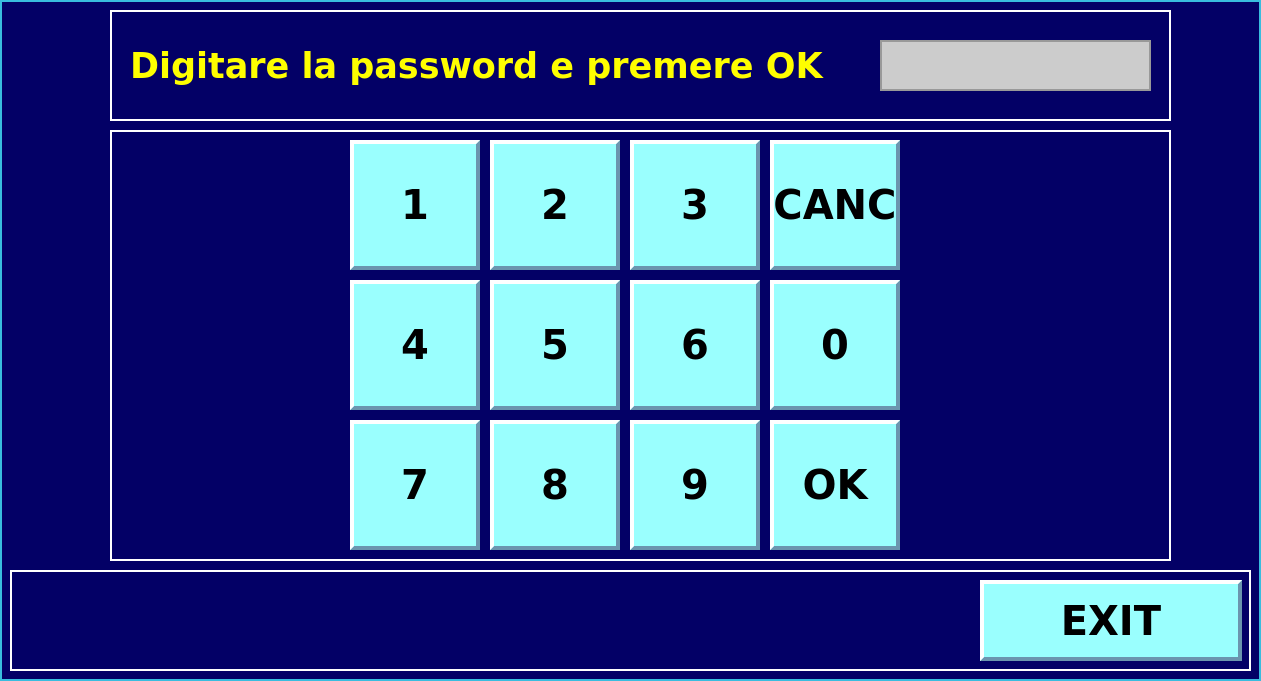
<?xml version="1.0" encoding="UTF-8"?>
<ui version="4.0">
 <class>Password</class>
 <widget class="QWidget" name="Password">
  <property name="geometry">
   <rect>
    <x>0</x>
    <y>0</y>
    <width>1261</width>
    <height>681</height>
   </rect>
  </property>
  <property name="windowTitle">
   <string>Form</string>
  </property>
  <property name="styleSheet">
   <string notr="true">QWidget { background-color : #030066; color : #fefe00;border:2px solid #39bcde;font: 26pt &quot;DejaVu Sans&quot;;font: bold;  }
QPushButton { background-color : #9afffe; color : #000000;border:4px solid #6b95ae;font: 30pt &quot;DejaVu Sans&quot;;font: bold;border-left-color:white;border-top-color:white  }
QPushButton:pressed
{
  border:4px solid white;
  border-left-color:#6b95ae;
  border-top-color:#6b95ae;
  background-color : #cccccc;
}
QFrame {border:2px solid #FFFFFF;color : #fefe00; }</string>
  </property>
  <widget class="QFrame" name="frame_4">
   <property name="geometry">
    <rect>
     <x>110</x>
     <y>10</y>
     <width>1061</width>
     <height>111</height>
    </rect>
   </property>
   <property name="styleSheet">
    <string notr="true"/>
   </property>
   <property name="frameShape">
    <enum>QFrame::StyledPanel</enum>
   </property>
   <property name="frameShadow">
    <enum>QFrame::Raised</enum>
   </property>
   <widget class="QLabel" name="label">
    <property name="geometry">
     <rect>
      <x>20</x>
      <y>30</y>
      <width>741</width>
      <height>51</height>
     </rect>
    </property>
    <property name="font">
     <font>
      <family>DejaVu Sans</family>
      <pointsize>26</pointsize>
      <weight>75</weight>
      <italic>false</italic>
      <bold>true</bold>
     </font>
    </property>
    <property name="styleSheet">
     <string notr="true">QLabel {border:none }</string>
    </property>
    <property name="text">
     <string>Digitare la password e premere OK</string>
    </property>
   </widget>
   <widget class="QLineEdit" name="password">
    <property name="geometry">
     <rect>
      <x>770</x>
      <y>30</y>
      <width>271</width>
      <height>51</height>
     </rect>
    </property>
    <property name="font">
     <font>
      <family>DejaVu Sans</family>
      <pointsize>26</pointsize>
      <weight>75</weight>
      <italic>false</italic>
      <bold>true</bold>
     </font>
    </property>
    <property name="styleSheet">
     <string notr="true">QLineEdit {border:2px solid #999999;color : #fe0000; background-color : #cccccc; }</string>
    </property>
    <property name="text">
     <string/>
    </property>
   </widget>
  </widget>
  <widget class="QFrame" name="frame_5">
   <property name="geometry">
    <rect>
     <x>110</x>
     <y>130</y>
     <width>1061</width>
     <height>431</height>
    </rect>
   </property>
   <property name="styleSheet">
    <string notr="true"/>
   </property>
   <property name="frameShape">
    <enum>QFrame::StyledPanel</enum>
   </property>
   <property name="frameShadow">
    <enum>QFrame::Raised</enum>
   </property>
   <widget class="QPushButton" name="uno">
    <property name="geometry">
     <rect>
      <x>240</x>
      <y>10</y>
      <width>130</width>
      <height>130</height>
     </rect>
    </property>
    <property name="font">
     <font>
      <family>DejaVu Sans</family>
      <pointsize>30</pointsize>
      <weight>75</weight>
      <italic>false</italic>
      <bold>true</bold>
     </font>
    </property>
    <property name="text">
     <string>1</string>
    </property>
   </widget>
   <widget class="QPushButton" name="due">
    <property name="geometry">
     <rect>
      <x>380</x>
      <y>10</y>
      <width>130</width>
      <height>130</height>
     </rect>
    </property>
    <property name="font">
     <font>
      <family>DejaVu Sans</family>
      <pointsize>30</pointsize>
      <weight>75</weight>
      <italic>false</italic>
      <bold>true</bold>
     </font>
    </property>
    <property name="text">
     <string>2</string>
    </property>
   </widget>
   <widget class="QPushButton" name="tre">
    <property name="geometry">
     <rect>
      <x>520</x>
      <y>10</y>
      <width>130</width>
      <height>130</height>
     </rect>
    </property>
    <property name="font">
     <font>
      <family>DejaVu Sans</family>
      <pointsize>30</pointsize>
      <weight>75</weight>
      <italic>false</italic>
      <bold>true</bold>
     </font>
    </property>
    <property name="text">
     <string>3</string>
    </property>
   </widget>
   <widget class="QPushButton" name="quattro">
    <property name="geometry">
     <rect>
      <x>240</x>
      <y>150</y>
      <width>130</width>
      <height>130</height>
     </rect>
    </property>
    <property name="font">
     <font>
      <family>DejaVu Sans</family>
      <pointsize>30</pointsize>
      <weight>75</weight>
      <italic>false</italic>
      <bold>true</bold>
     </font>
    </property>
    <property name="text">
     <string>4</string>
    </property>
   </widget>
   <widget class="QPushButton" name="cinque">
    <property name="geometry">
     <rect>
      <x>380</x>
      <y>150</y>
      <width>130</width>
      <height>130</height>
     </rect>
    </property>
    <property name="font">
     <font>
      <family>DejaVu Sans</family>
      <pointsize>30</pointsize>
      <weight>75</weight>
      <italic>false</italic>
      <bold>true</bold>
     </font>
    </property>
    <property name="text">
     <string>5</string>
    </property>
   </widget>
   <widget class="QPushButton" name="sei">
    <property name="geometry">
     <rect>
      <x>520</x>
      <y>150</y>
      <width>130</width>
      <height>130</height>
     </rect>
    </property>
    <property name="font">
     <font>
      <family>DejaVu Sans</family>
      <pointsize>30</pointsize>
      <weight>75</weight>
      <italic>false</italic>
      <bold>true</bold>
     </font>
    </property>
    <property name="text">
     <string>6</string>
    </property>
   </widget>
   <widget class="QPushButton" name="sette">
    <property name="geometry">
     <rect>
      <x>240</x>
      <y>290</y>
      <width>130</width>
      <height>130</height>
     </rect>
    </property>
    <property name="font">
     <font>
      <family>DejaVu Sans</family>
      <pointsize>30</pointsize>
      <weight>75</weight>
      <italic>false</italic>
      <bold>true</bold>
     </font>
    </property>
    <property name="text">
     <string>7</string>
    </property>
   </widget>
   <widget class="QPushButton" name="otto">
    <property name="geometry">
     <rect>
      <x>380</x>
      <y>290</y>
      <width>130</width>
      <height>130</height>
     </rect>
    </property>
    <property name="font">
     <font>
      <family>DejaVu Sans</family>
      <pointsize>30</pointsize>
      <weight>75</weight>
      <italic>false</italic>
      <bold>true</bold>
     </font>
    </property>
    <property name="text">
     <string>8</string>
    </property>
   </widget>
   <widget class="QPushButton" name="nove">
    <property name="geometry">
     <rect>
      <x>520</x>
      <y>290</y>
      <width>130</width>
      <height>130</height>
     </rect>
    </property>
    <property name="font">
     <font>
      <family>DejaVu Sans</family>
      <pointsize>30</pointsize>
      <weight>75</weight>
      <italic>false</italic>
      <bold>true</bold>
     </font>
    </property>
    <property name="text">
     <string>9</string>
    </property>
   </widget>
   <widget class="QPushButton" name="cancel">
    <property name="geometry">
     <rect>
      <x>660</x>
      <y>10</y>
      <width>130</width>
      <height>130</height>
     </rect>
    </property>
    <property name="font">
     <font>
      <family>DejaVu Sans</family>
      <pointsize>30</pointsize>
      <weight>75</weight>
      <italic>false</italic>
      <bold>true</bold>
     </font>
    </property>
    <property name="text">
     <string>CANC</string>
    </property>
   </widget>
   <widget class="QPushButton" name="zero">
    <property name="geometry">
     <rect>
      <x>660</x>
      <y>150</y>
      <width>130</width>
      <height>130</height>
     </rect>
    </property>
    <property name="font">
     <font>
      <family>DejaVu Sans</family>
      <pointsize>30</pointsize>
      <weight>75</weight>
      <italic>false</italic>
      <bold>true</bold>
     </font>
    </property>
    <property name="text">
     <string>0</string>
    </property>
   </widget>
   <widget class="QPushButton" name="ok">
    <property name="geometry">
     <rect>
      <x>660</x>
      <y>290</y>
      <width>130</width>
      <height>130</height>
     </rect>
    </property>
    <property name="font">
     <font>
      <family>DejaVu Sans</family>
      <pointsize>30</pointsize>
      <weight>75</weight>
      <italic>false</italic>
      <bold>true</bold>
     </font>
    </property>
    <property name="text">
     <string>OK</string>
    </property>
   </widget>
  </widget>
  <widget class="QFrame" name="frame_6">
   <property name="geometry">
    <rect>
     <x>10</x>
     <y>570</y>
     <width>1241</width>
     <height>101</height>
    </rect>
   </property>
   <property name="styleSheet">
    <string notr="true"/>
   </property>
   <property name="frameShape">
    <enum>QFrame::StyledPanel</enum>
   </property>
   <property name="frameShadow">
    <enum>QFrame::Raised</enum>
   </property>
   <widget class="QPushButton" name="exit">
    <property name="geometry">
     <rect>
      <x>970</x>
      <y>10</y>
      <width>262</width>
      <height>81</height>
     </rect>
    </property>
    <property name="font">
     <font>
      <family>DejaVu Sans</family>
      <pointsize>30</pointsize>
      <weight>75</weight>
      <italic>false</italic>
      <bold>true</bold>
     </font>
    </property>
    <property name="styleSheet">
     <string notr="true"/>
    </property>
    <property name="text">
     <string>EXIT</string>
    </property>
   </widget>
  </widget>
 </widget>
 <resources/>
 <connections/>
</ui>
